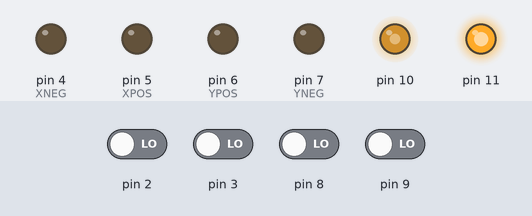
Bench run of a sketch on a simulated Arduino Uno, built with avr-gcc and run on an emulated ATmega328P. On the bench: output pins drawn as LEDs (lit = HIGH). The test bench sets the inputs (shaded band); at power-on: pin 2, pin 3, pin 8, pin 9 LOW.

Above: at 1.2 s.
1.3 s: pin 2 driven HIGH
At 1.6 s:
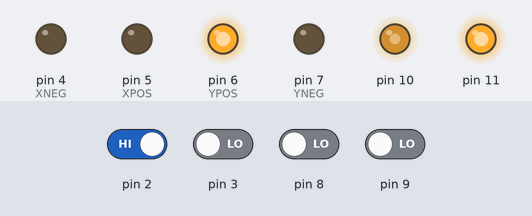
2.8 s: pin 3 driven HIGH
At 3.9 s:
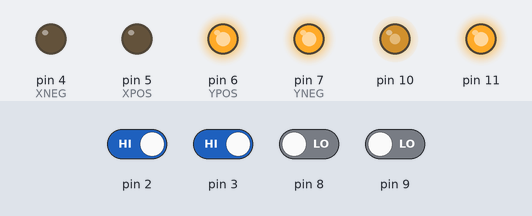
4.3 s: pin 8 driven HIGH
At 5.0 s:
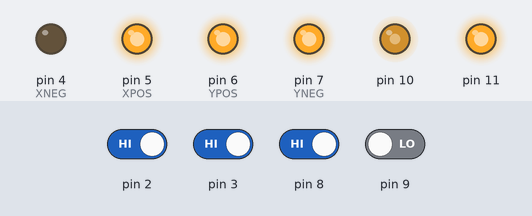
5.8 s: pin 9 driven HIGH
At 6.2 s:
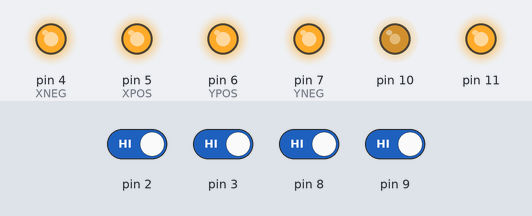
7.3 s: pin 2 driven LOW
At 8.5 s:
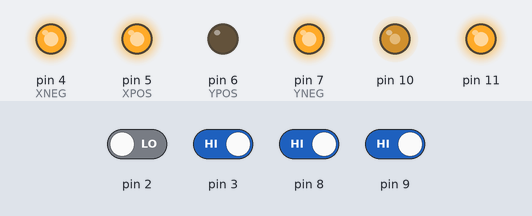
8.8 s: pin 3 driven LOW
At 9.7 s:
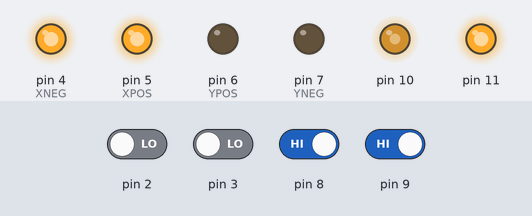
Timing chart, 0 to 11.3 s (numbered marks = the images above; inputs shaded):
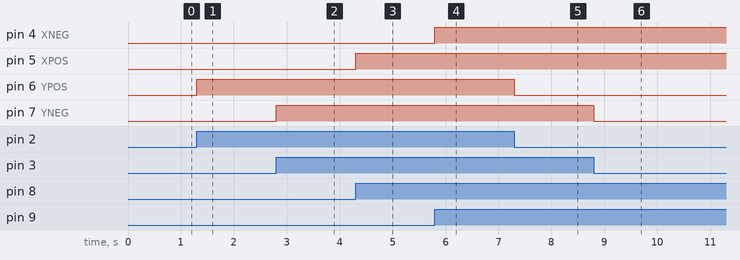

The sketch:

motor_test_1.ino
```cpp
//Sam Baker - 05/23/2022
//Motor test code for Arduino using L298 motor controller and salvaged DC motors

#define YDUTY 100
#define XDUTY 60

#define XPOS 5
#define XNEG 4

#define YPOS 6
#define YNEG 7

void setup() {
  //Feedback
  Serial.begin(115200);

  //Motor Control to L298 motor controller
  pinMode(YPOS, OUTPUT);
  pinMode(YNEG, OUTPUT);
  pinMode(XPOS, OUTPUT);
  pinMode(XNEG, OUTPUT);

  //PWM outputs
  int set_y_duty = (255*YDUTY)/100;
  int set_x_duty = (255*XDUTY)/100;

  pinMode(11, OUTPUT);
  pinMode(10, OUTPUT);
  analogWrite(11, set_y_duty);
  analogWrite(10, set_x_duty);

  //User Inputs
  pinMode(3, INPUT);
  pinMode(2, INPUT);
  pinMode(8, INPUT);
  pinMode(9, INPUT);
}

void loop() {
  digitalWrite(7, digitalRead(3));
  digitalWrite(6, digitalRead(2));
  digitalWrite(XPOS, digitalRead(8));
  digitalWrite(XNEG, digitalRead(9));

  delay(1);
}
```

Measured:
- after the input at 1.3 s, pin 6 (YPOS): LOW → HIGH at once
- after the input at 2.8 s, pin 7 (YNEG): LOW → HIGH at once
- after the input at 4.3 s, pin 5 (XPOS): LOW → HIGH at once
- after the input at 5.8 s, pin 4 (XNEG): LOW → HIGH at once
- after the input at 7.3 s, pin 6 (YPOS): HIGH → LOW at once
- after the input at 8.8 s, pin 7 (YNEG): HIGH → LOW at once
